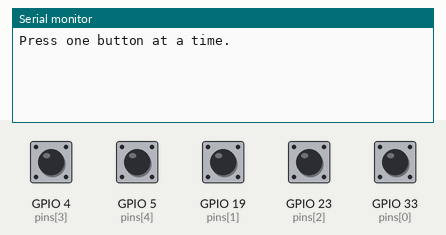
This sketch was run on a simulated ESP32. Parts: the last lines printed to the serial monitor. The test bench sets the inputs (shaded band); at power-on: GPIO 4 (pins[3]), GPIO 5 (pins[4]), GPIO 19 (pins[1]), GPIO 23 (pins[2]), GPIO 33 (pins[0]) HIGH.

Above: at 1.7 s.
1.8 s: GPIO 4 (pins[3]) pulled LOW for 0.15 s
At 2.8 s:
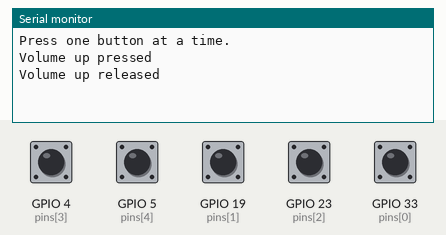
3.4 s: GPIO 5 (pins[4]) pulled LOW for 0.15 s
At 4.0 s:
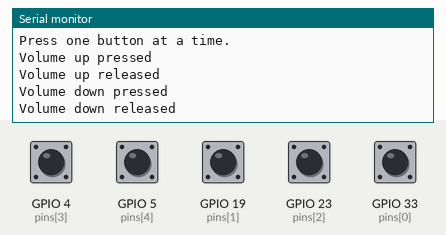
5.0 s: GPIO 19 (pins[1]) pulled LOW for 0.15 s
At 6.3 s:
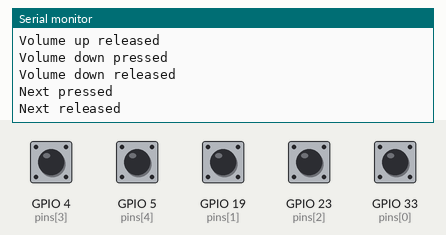
6.6 s: GPIO 23 (pins[2]) pulled LOW for 0.15 s
At 7.7 s:
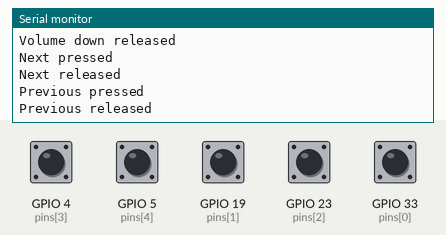
8.2 s: GPIO 33 (pins[0]) pulled LOW for 0.15 s
At 8.9 s:
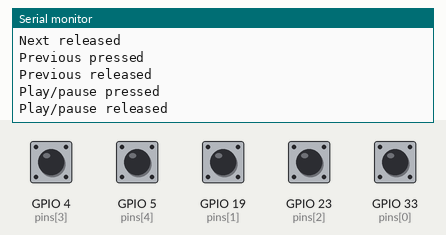

The sketch:

04_Button_Test.ino
```cpp
// Classic ESP32. Connect each button between its GPIO and GND.
// D5 is a strap pin: release volume-down while powering on/resetting.
// Play/pause is D33 (also the full player's deep-sleep wake button).
// Serial Monitor: 115200 baud. No display, DFPlayer or battery needed.
const uint8_t pins[] = {33, 19, 23, 4, 5};
const char* const names[] = {"Play/pause", "Next", "Previous", "Volume up", "Volume down"};

void setup() {
  Serial.begin(115200);
  for (uint8_t pin : pins) pinMode(pin, INPUT_PULLUP);
  delay(500);
  Serial.println("Press one button at a time.");
}

void loop() {
  static uint8_t previous[] = {HIGH, HIGH, HIGH, HIGH, HIGH};
  static uint8_t stable[] = {HIGH, HIGH, HIGH, HIGH, HIGH};
  static unsigned long changedAt[5] = {0};
  for (uint8_t i = 0; i < 5; ++i) {
    uint8_t raw = digitalRead(pins[i]);
    unsigned long now = millis();
    if (raw != previous[i]) {
      previous[i] = raw;
      changedAt[i] = now;
    }
    if (now - changedAt[i] >= 30 && raw != stable[i]) {
      stable[i] = raw;
      Serial.print(names[i]);
      Serial.println(raw == LOW ? " pressed" : " released");
    }
  }
  delay(1);
}
```

Measured:
- after the input at 1.8 s, the serial monitor: prints a new line at once (image 1)
- after the input at 3.4 s, the serial monitor: prints a new line at once (image 2)
- after the input at 5.0 s, the serial monitor: prints a new line at once (image 3)
- after the input at 6.6 s, the serial monitor: prints a new line at once (image 4)
- after the input at 8.2 s, the serial monitor: prints a new line at once (image 5)
